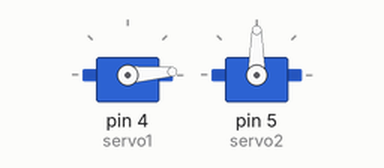
This sketch was run on a simulated Arduino Uno, built with avr-gcc and run on an emulated ATmega328P. Shown: 2 × servo. What the sketch prints to the serial monitor is not drawn.

Above: at 0.05 s.
At 3.05 s:
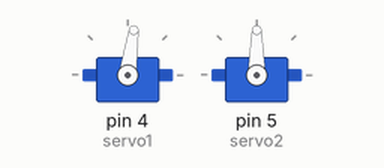
At 6.1 s:
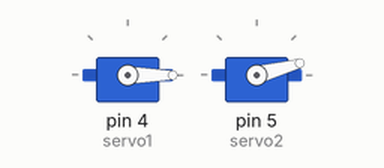
At 11.05 s:
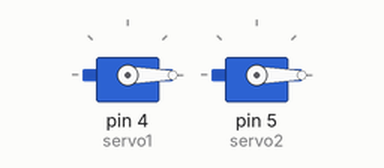
Timing chart, 0 to 15.6 s (numbered marks = the images above):
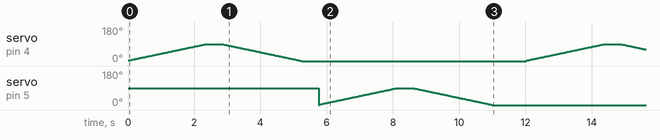

The sketch:

servo.ino
```cpp
#include<Servo.h>
#include<Servo.h>
Servo servo1;
Servo servo2;

void setup() {
  servo1.attach(4);
  servo2.attach(5);
  Serial.begin(9600);

}

void loop() {
   for(int i=0;i<=90;i++)
  {
    servo1.write(i);
    Serial.println("clockwise");
    Serial.println("angle is:");
    Serial.println(i);
  }
  delay(500);
  for(int j=90;j>=0;j--)
  {
    servo1.write(j);
    Serial.println("clockwise");
    Serial.println("angle is:");
    Serial.println(j);
  }
  delay(500);

   for(int i=0;i<=90;i++)
  {
    servo2.write(i);
    Serial.println("clockwise");
    Serial.println("angle is:");
    Serial.println(i);
  }
  delay(500);
  for(int j=90;j>=0;j--)
  {
    servo2.write(j);
    Serial.println("clockwise");
    Serial.println("angle is:");
    Serial.println(j);
  }
  delay(1000);


}
```
